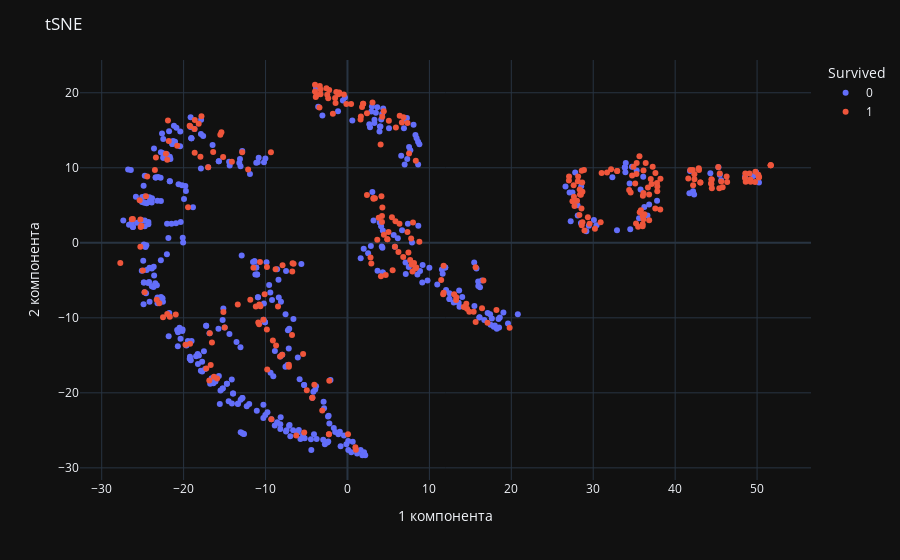

Notebook source saved alongside this figure:
### Code cell
tsne = TSNE(n_components=2)
components = tsne.fit_transform(X)

fig = px.scatter(components, x=0, y=1, color=data['Survived'].astype(object), labels={'color': 'Survived'})
fig.update_layout(
    title="tSNE",
    xaxis_title="1 компонента",
    yaxis_title="2 компонента",
)
fig.show()

### Figure 1 — Plotly figure (JSON) as saved in the notebook; plotly's stock layout.template omitted (floating-point values rounded to 4 significant figures; data arrays with more than 128 entries replaced by an {"elided": "..."} marker saying what was removed)
{"data": [{"hovertemplate": "Survived=0<br>0=%{x}<br>1=%{y}<extra></extra>", "legendgroup": "0", "marker": {"color": "#636efa", "symbol": "circle"}, "mode": "markers", "name": "0", "orientation": "v", "showlegend": true, "x": {"elided": "424 float values"}, "xaxis": "x", "y": {"elided": "424 float values"}, "yaxis": "y", "type": "scatter"}, {"hovertemplate": "Survived=1<br>0=%{x}<br>1=%{y}<extra></extra>", "legendgroup": "1", "marker": {"color": "#EF553B", "symbol": "circle"}, "mode": "markers", "name": "1", "orientation": "v", "showlegend": true, "x": {"elided": "290 float values"}, "xaxis": "x", "y": {"elided": "290 float values"}, "yaxis": "y", "type": "scatter"}], "layout": {"xaxis": {"anchor": "y", "domain": [0.0, 1.0], "title": {"text": "1 компонента"}}, "yaxis": {"anchor": "x", "domain": [0.0, 1.0], "title": {"text": "2 компонента"}}, "legend": {"title": {"text": "Survived"}, "tracegroupgap": 0}, "margin": {"t": 60}, "title": {"text": "tSNE"}}}
